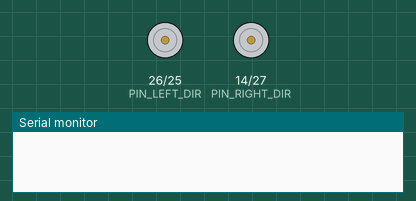
A program run on a simulated ESP32. Parts: direction and speed pins drawn as motors (green arrow = direction pin HIGH = forward, orange = LOW = backward, longer = more drive), the last lines printed to the serial monitor.

Above: at 0.0 s.
At 4.2 s:
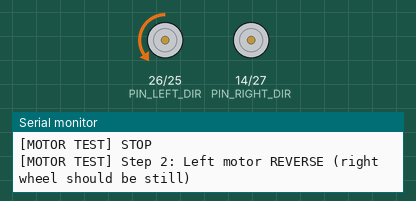
At 7.8 s:
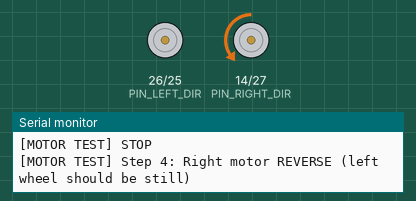
At 15.0 s:
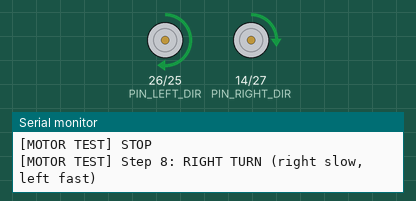
Timing chart, 0 to 17.6 s (numbered marks = the images above):
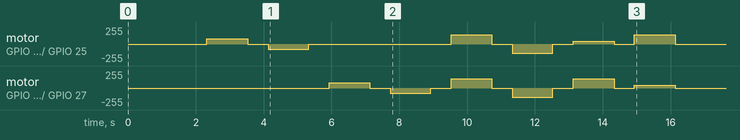

The program:

main.cpp
```cpp
/*
 * Stage 1 Motor Test Sketch
 *
 * Purpose: Validate motor wiring and direction on first bench bring-up without
 * requiring a BLE app or phone. This sketch runs a fixed test sequence
 * automatically on boot and reports each step over USB serial (115200 baud).
 *
 * This sketch is NOT the production Stage 1 firmware. After motor validation
 * is complete, flash firmware/stage1-esp32-baseline/ for full BLE teleop.
 *
 * Pin map (must match docs/STAGE_1_WIRING.md and the production firmware):
 *   Left motor PWM:  GPIO25
 *   Left motor DIR:  GPIO26
 *   Right motor PWM: GPIO27
 *   Right motor DIR: GPIO14  <-- NOTE: GPIO14, not GPIO33
 *
 * Build and flash:
 *   cd firmware/stage1-motor-test
 *   pio run -t upload
 *   pio device monitor -b 115200
 *
 * Expected serial output:
 *   [MOTOR TEST] Starting. Wheels must be ELEVATED.
 *   [MOTOR TEST] Step 1: Left motor forward ...
 *   [MOTOR TEST] Step 1: STOP
 *   ... (continues through all steps)
 *   [MOTOR TEST] Complete. Check direction notes above and reflash stage1-esp32-baseline.
 *
 * If a motor spins backward when "forward" is expected, note it here and
 * correct the direction logic in the production firmware (main.cpp writeSide())
 * rather than swapping physical wires.
 */

#include <Arduino.h>

// ---------------------------------------------------------------------------
// Pin assignments — must match STAGE_1_WIRING.md and production firmware
// ---------------------------------------------------------------------------
constexpr int PIN_LEFT_PWM  = 25;
constexpr int PIN_LEFT_DIR  = 26;
constexpr int PIN_RIGHT_PWM = 27;
constexpr int PIN_RIGHT_DIR = 14;  // GPIO14, NOT GPIO33

constexpr int PWM_CH_LEFT  = 0;
constexpr int PWM_CH_RIGHT = 1;
constexpr int PWM_FREQ_HZ  = 18000;
constexpr int PWM_BITS     = 8;
constexpr int PWM_MAX      = 255;

// Test parameters — keep duty low for first bench test
constexpr int  TEST_DUTY_LOW  = 80;   // ~31% — enough to confirm spin
constexpr int  TEST_DUTY_MED  = 140;  // ~55% — used for combined-motor steps
constexpr uint32_t STEP_MS    = 1200; // How long each test step runs (ms)
constexpr uint32_t STOP_MS    = 600;  // Pause between steps (ms)

// ---------------------------------------------------------------------------
// Motor helpers
// ---------------------------------------------------------------------------
void motorsInit() {
  // Initialize direction pins LOW before anything else (GPIO14 boot-strap safety)
  pinMode(PIN_LEFT_DIR,  OUTPUT); digitalWrite(PIN_LEFT_DIR,  LOW);
  pinMode(PIN_RIGHT_DIR, OUTPUT); digitalWrite(PIN_RIGHT_DIR, LOW);

  ledcSetup(PWM_CH_LEFT,  PWM_FREQ_HZ, PWM_BITS);
  ledcSetup(PWM_CH_RIGHT, PWM_FREQ_HZ, PWM_BITS);
  ledcAttachPin(PIN_LEFT_PWM,  PWM_CH_LEFT);
  ledcAttachPin(PIN_RIGHT_PWM, PWM_CH_RIGHT);

  ledcWrite(PWM_CH_LEFT,  0);
  ledcWrite(PWM_CH_RIGHT, 0);
}

void motorsStop() {
  ledcWrite(PWM_CH_LEFT,  0);
  ledcWrite(PWM_CH_RIGHT, 0);
  digitalWrite(PIN_LEFT_DIR,  LOW);
  digitalWrite(PIN_RIGHT_DIR, LOW);
}

// DIR convention: HIGH = forward (away from caster), LOW = reverse (toward caster).
// If a wheel physically spins backward when "FORWARD" is printed, the motor is
// reversed — fix by inverting direction logic in the production firmware's
// writeSide(), not by swapping physical wires.
void setLeft(bool forward, int duty) {
  digitalWrite(PIN_LEFT_DIR, forward ? HIGH : LOW);
  ledcWrite(PWM_CH_LEFT, constrain(duty, 0, PWM_MAX));
}

void setRight(bool forward, int duty) {
  digitalWrite(PIN_RIGHT_DIR, forward ? HIGH : LOW);
  ledcWrite(PWM_CH_RIGHT, constrain(duty, 0, PWM_MAX));
}

// ---------------------------------------------------------------------------
// Test step helpers
// ---------------------------------------------------------------------------
void runStep(const char* label, uint32_t durationMs) {
  Serial.printf("[MOTOR TEST] %s\n", label);
  delay(durationMs);
  motorsStop();
  Serial.println("[MOTOR TEST] STOP");
  delay(STOP_MS);
}

// ---------------------------------------------------------------------------
// Setup / main test sequence
// ---------------------------------------------------------------------------
void setup() {
  Serial.begin(115200);
  delay(300);

  motorsInit();
  motorsStop();

  Serial.println();
  Serial.println("========================================");
  Serial.println("[MOTOR TEST] Starting.");
  Serial.println("[MOTOR TEST] WHEELS MUST BE ELEVATED.");
  Serial.println("[MOTOR TEST] Watch each wheel for correct spin direction.");
  Serial.println("[MOTOR TEST] Note any reversed directions below:");
  Serial.println("  Expected: DIR HIGH = forward (away from caster end)");
  Serial.println("  If reversed: correct writeSide() in stage1-esp32-baseline main.cpp");
  Serial.println("========================================");
  delay(2000);

  // --- Step 1: Left motor forward ---
  setLeft(true, TEST_DUTY_LOW);
  setRight(false, 0);
  runStep("Step 1: Left motor FORWARD (right wheel should be still)", STEP_MS);

  // --- Step 2: Left motor reverse ---
  setLeft(false, TEST_DUTY_LOW);
  setRight(false, 0);
  runStep("Step 2: Left motor REVERSE (right wheel should be still)", STEP_MS);

  // --- Step 3: Right motor forward ---
  setLeft(false, 0);
  setRight(true, TEST_DUTY_LOW);
  runStep("Step 3: Right motor FORWARD (left wheel should be still)", STEP_MS);

  // --- Step 4: Right motor reverse ---
  setLeft(false, 0);
  setRight(false, TEST_DUTY_LOW);
  runStep("Step 4: Right motor REVERSE (left wheel should be still)", STEP_MS);

  // --- Step 5: Both forward ---
  setLeft(true, TEST_DUTY_MED);
  setRight(true, TEST_DUTY_MED);
  runStep("Step 5: BOTH motors FORWARD", STEP_MS);

  // --- Step 6: Both reverse ---
  setLeft(false, TEST_DUTY_MED);
  setRight(false, TEST_DUTY_MED);
  runStep("Step 6: BOTH motors REVERSE", STEP_MS);

  // --- Step 7: Left turn (left slower, right faster) ---
  setLeft(true, TEST_DUTY_LOW / 2);
  setRight(true, TEST_DUTY_MED);
  runStep("Step 7: LEFT TURN (left slow, right fast)", STEP_MS);

  // --- Step 8: Right turn (right slower, left faster) ---
  setLeft(true, TEST_DUTY_MED);
  setRight(true, TEST_DUTY_LOW / 2);
  runStep("Step 8: RIGHT TURN (right slow, left fast)", STEP_MS);

  Serial.println("========================================");
  Serial.println("[MOTOR TEST] Sequence complete.");
  Serial.println("[MOTOR TEST] Review direction results above.");
  Serial.println("[MOTOR TEST] Record any reversed motors in docs/STAGE_1_TUNING.md.");
  Serial.println("[MOTOR TEST] Next: flash firmware/stage1-esp32-baseline/ for BLE teleop.");
  Serial.println("========================================");
}

void loop() {
  // Ensure motors stay off after test completes.
  motorsStop();
  delay(1000);
}
```
